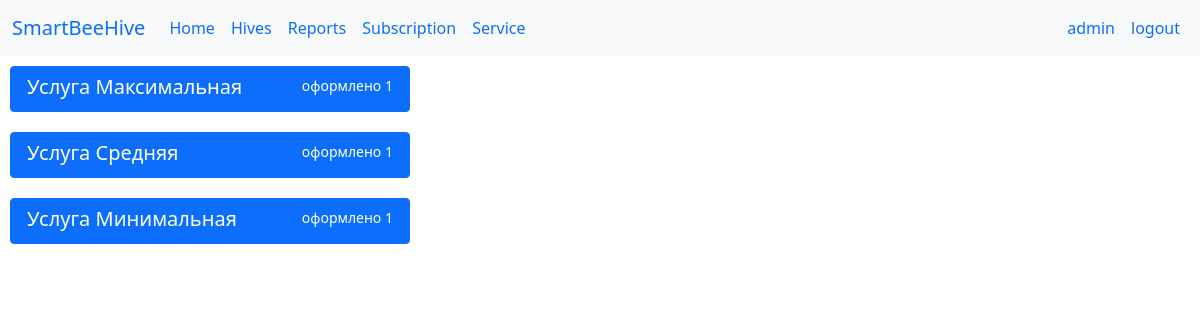
The page /service/ (signed in) on the database its author committed.
### hives/models.py (models this page shows, shortened)
class Service(models.Model):
    name = models.CharField(max_length=150, verbose_name='Название')
    count_of_request = models.IntegerField(verbose_name='Количество запросов')
    class Meta:
        ordering = ['-count_of_request']

### hives/views.py (the view)
# urls.py: path('service/', view_service_page),
def view_service_page(request):
    services = Service.objects.all()
    count_service = []
    for index, service in enumerate(Service.objects.all()):
        count_service.append(len(Subscription.objects.filter(service=service.pk)))
    return render(request, 'service.html', context={'count_service': count_service, 'services': services})

### templates/service.html
{% extends "base.html" %}
{% block content %}
    {% for service in services %}
        <div class="list-group" style="width:400px; margin: 10px 10px 10px 10px">
            <a href="/add_subscription/?service={{ service.name }}" class="list-group-item list-group-item-action active" aria-current="true">
                <div class="d-flex w-100 justify-content-between">
                    <h5 class="mb-1">Услуга {{ service.name }}</h5>
                    <small>оформлено {{ count_service.0 }}</small>
                </div>
            </a>
        </div>
    {% endfor %}
{% endblock %}

### templates/base.html (shortened to what this page needs)
<head>
    <link rel="stylesheet" href="https://cdnjs.cloudflare.com/ajax/libs/Chart.js/2.8.0/Chart.min.css"
/>
    <link href="https://cdn.jsdelivr.net/npm/bootstrap@5.0.2/dist/css/bootstrap.min.css" rel="stylesheet"
>
</head>
<body>
{% block nav %}
    <nav class="navbar navbar-expand-lg bg-light">
        <div class="container-fluid">
            <a class="navbar-brand" href="/">SmartBeeHive</a>
            <div class="collapse navbar-collapse" id="navbarSupportedContent">
                <ul class="navbar-nav me-auto mb-2 mb-lg-0">
                    <li class="nav-item">
                        <a class="nav-link active" aria-current="page" href="/">Home</a>
                    </li>
                    <li class="nav-item">
                        <a class="nav-link" href="/hive">Hives</a>
                    </li>
                    <li class="nav-item">
                        <a class="nav-link active" href="/report">Reports</a>
                    </li>
                    <li class="nav-item">
                        <a class="nav-link active" href="/subscription">Subscription</a>
                    </li>
                    <li class="nav-item">
                        <a class="nav-link active" href="/service">Service</a>
                    </li>
                </ul>
                <ul class="navbar-nav me-0 mb-2 mb-lg-0">
                    {% if not user.is_authenticated %}
                        <li class="nav-item">
                            <a class="nav-link active" href="/accounts/login/">login</a>
                        </li>
                    {% else %}
                        <li class="nav-item">
                            <a class="nav-link active">
                                {{ user.get_username }}
                            </a>
                        </li>
                        <li class="nav-item">
                            <a class="nav-link active" href="/accounts/logout/">logout</a>
                        </li>
                    {% endif %}
                </ul>
            </div>
        </div>
    </nav>
{% endblock %}
{% block body %}
    <div class="class1">
        <div class="class1" style="flex-flow: column; width:1000px; height:300px">
            {% block content %}
            {% endblock %}
        </div>
    </div>
{% endblock %}
</body>

### templates/base.html (style rules this page uses)
.class1 { display: flex; justify-content: flex-start; }

### rows shown on the page
Service: name "Максимальная", count_service "1"
Service: name "Средняя", count_service "1"
Service: name "Минимальная", id "1"

### other values the page prints
{{ user.get_username }} "admin"
